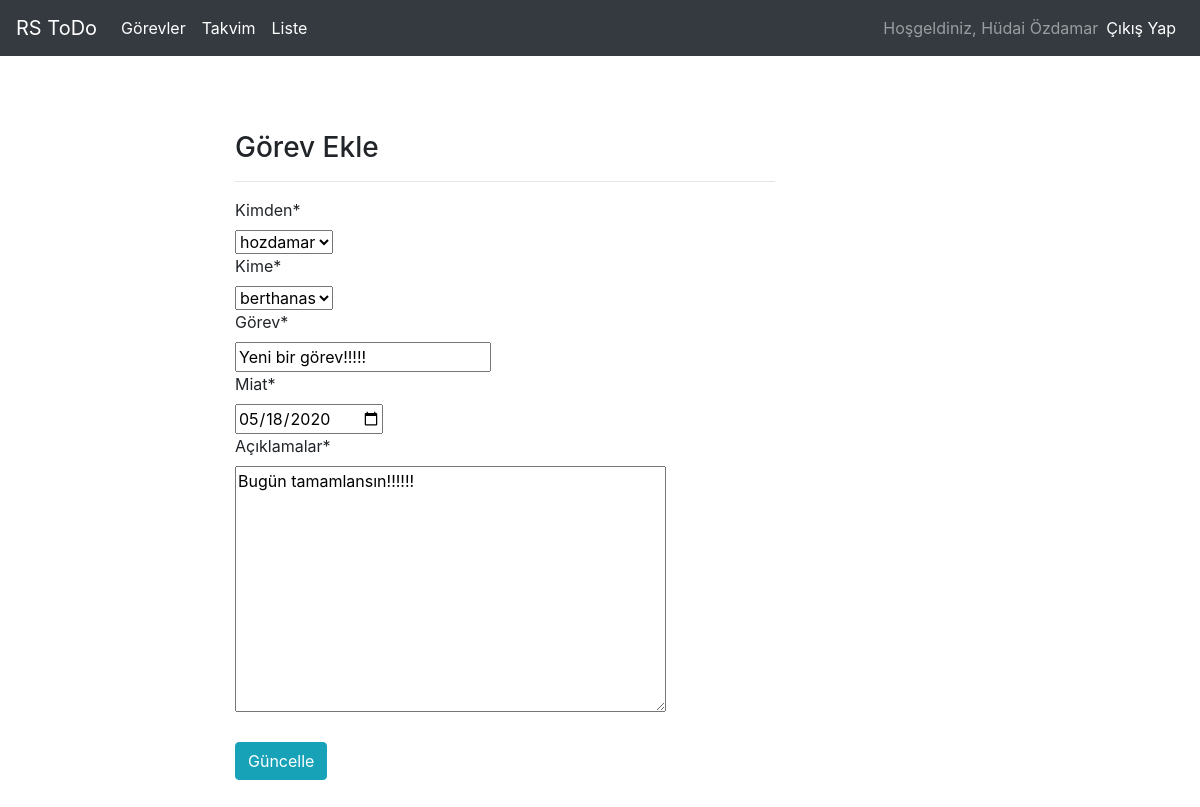
Page /todo/updateTask/8 (signed in) on the committed database.
### todo/models.py (models this page shows, shortened)
class Task(models.Model):
    assignedTo = models.ForeignKey(User, on_delete=models.CASCADE, related_name="assignee", verbose_name='Kime')
    assignedBy = models.ForeignKey(User, on_delete=models.CASCADE, related_name="manager", verbose_name='Kimden')
    assignedDate = models.DateField(auto_now_add=True, verbose_name="Atama Tarihi")
    dueDate = models.DateField(verbose_name="Miat")
    task = models.CharField(max_length=200, verbose_name="Görev")
    details = models.TextField(verbose_name="Açıklamalar")
    status = models.BooleanField(verbose_name="Durum", default=False)
    completedDate = models.DateField(verbose_name="Tamamlanma Tarihi", null=True)

### todo/views.py (the view)
# urls.py: path('updateTask/<int:id>', views.updateTask, name='updateTask'),
@login_required
def updateTask(request, id):
    task = get_object_or_404(Task, id=id)
    form = TaskForm(request.POST or None, instance=task)
    if task.assignedTo == request.user or task.assignedBy == request.user:
        if form.is_valid():
            task = form.save()
            messages.success(request, "Görev başarı ile güncellendi")
            return redirect("index")
    return render(request,"updateTask.html",{'form':form})

### todo/forms.py
class TaskForm(forms.ModelForm):
    class Meta:
        model = Task
        fields = ['assignedBy','assignedTo','task','dueDate','details']
        widgets = {
            'dueDate': DateInput(),
        }

### templates/updateTask.html (shortened to what this page needs)
{% extends 'layout.html' %}
{% block body %}
    <div class="row">
        <div class="col-md-6 offset-md-2">
            <h3>Görev Ekle</h3>
            <hr>
            {% load crispy_forms_tags %}
            <form method="POST" enctype="multipart/form-data">
                {{form|crispy}}
                <br>
                <button type = "submit" class = "btn btn-info">Güncelle</button>
            </form>
        </div>
    </div>
{% endblock body %}

### templates/navbar.html (shortened to what this page needs)
<nav class="navbar navbar-expand-lg navbar-dark bg-dark">
    <a class="navbar-brand" href="{% url 'index' %}">RS ToDo</a>
    <div class="collapse navbar-collapse" id="navbarNav">
      <ul class="navbar-nav mr-auto">
      {% if request.user.is_authenticated %}
        <li class="nav-item active">
          <a class="nav-link" href="{% url 'index' %}">Görevler</a>
        </li>
        <li class="nav-item active">
          <a class="nav-link" href="{% url 'todo:monthly' %}">Takvim</a>
        </li>
        <li class="nav-item active">
          <a class="nav-link" href="{% url 'todo:listView' %}">Liste</a>
        </li>
        {% endif %}
      </ul>
      <ul class="navbar-nav ml-auto">
        {% if request.user.is_authenticated %}
        <span class="navbar-text">
          Hoşgeldiniz, {{ user.get_full_name }}
        </span>
        <li class="nav-item active">
          <a class="nav-link" href="{% url 'todo:logoutUser' %}">Çıkış Yap</a>
        </li>
        {% endif %}
      </ul>
    </div>
  </nav>

### rows in the picture
Task: assignedBy "hozdamar", assignedTo "berthanas", task "Yeni bir görev!!!!!", dueDate "05/18/2020", details "Bugün tamamlansın!!!!!!"

### other values in the picture
{{ user.get_full_name }} "Hüdai Özdamar"
